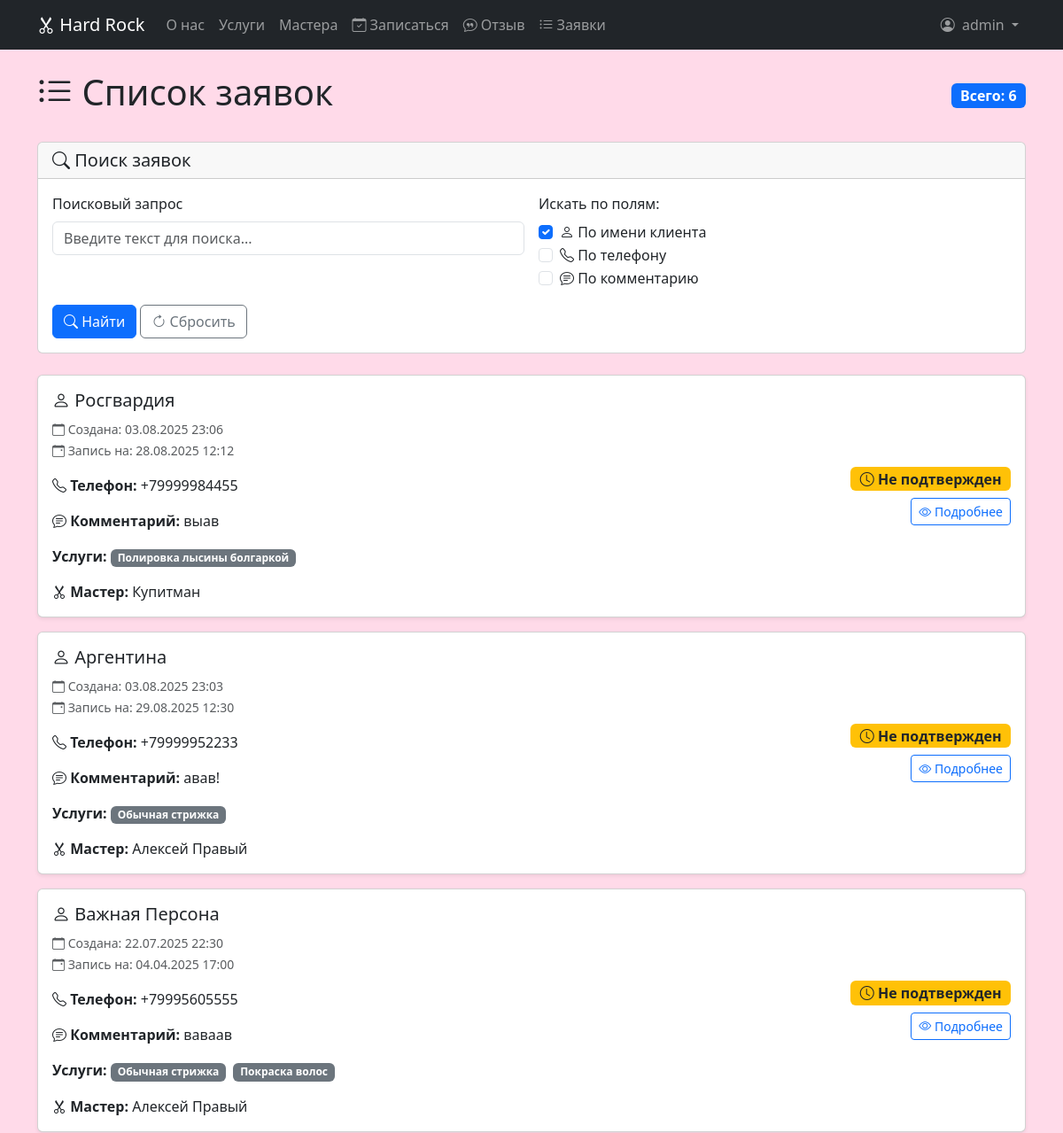
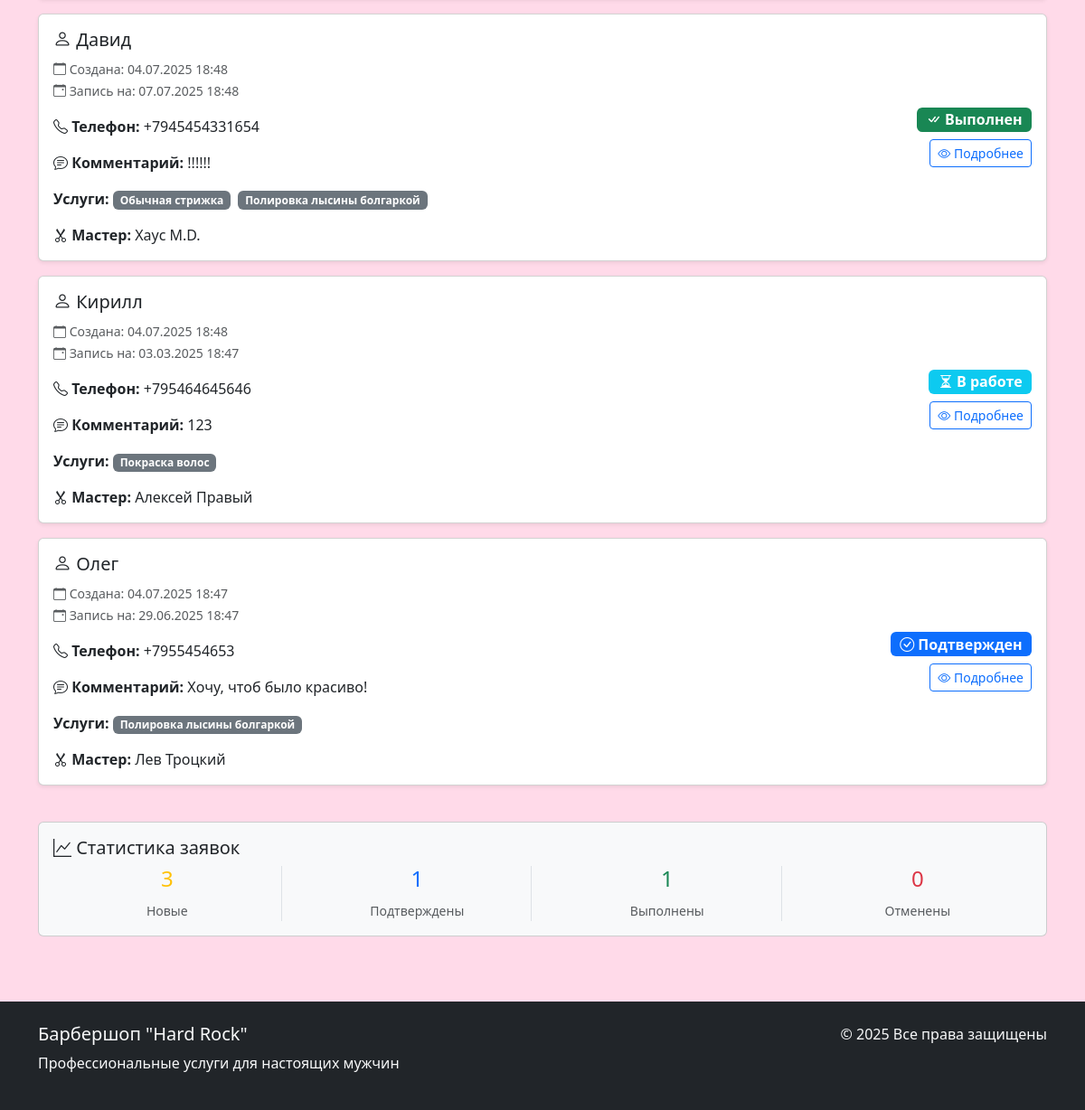
Screenshot of /orders/ (signed in) with the database file from the repository (2 pictures, top to bottom).
### core/models.py (models this page shows, shortened)
class Order(models.Model):
    STATUS_CHOICES = [
        ('not_approved', 'Не подтвержден'),
        ('approved', 'Подтвержден'),
        ('in_progress', 'В работе'),
        ('completed', 'Выполнен'),
        ('cancelled', 'Отменен'),
    ]
    client_name = models.CharField(max_length=100, verbose_name="Имя клиента")
    phone = models.CharField(max_length=20, verbose_name="Телефон")
    comment = models.TextField(blank=True, verbose_name="Комментарий")
    status = models.CharField(
        max_length=50,
        choices=STATUS_CHOICES,
        default="not_approved",
        verbose_name="Статус"
    )
    date_created = models.DateTimeField(auto_now_add=True, verbose_name="Дата создания")
    date_updated = models.DateTimeField(auto_now=True, verbose_name="Дата обновления")
    master = models.ForeignKey(
        Master,
        on_delete=models.SET_NULL,
        null=True,
        blank=True,
        verbose_name="Мастер"
    )
    services = models.ManyToManyField(Service, related_name="orders", verbose_name="Услуги")
    appointment_date = models.DateTimeField(verbose_name="Дата и время записи")
    class Meta:
        verbose_name = "Заказ"
        verbose_name_plural = "Заказы"
        ordering = ['-date_created']

class Service(models.Model):
    name = models.CharField(max_length=200, verbose_name="Название")
    description = models.TextField(blank=True, verbose_name="Описание")
    price = models.DecimalField(max_digits=10, decimal_places=2, verbose_name="Цена")
    duration = models.PositiveIntegerField(verbose_name="Длительность", help_text="Время выполнения в минутах")
    is_popular = models.BooleanField(default=False, verbose_name="Популярная услуга")
    image = models.ImageField(upload_to="services/", blank=True, verbose_name="Изображение")
    class Meta:
        verbose_name = "Услуга"
        verbose_name_plural = "Услуги"
        ordering = ['name']

class Master(models.Model):
    name = models.CharField(max_length=150, verbose_name="Имя")
    photo = models.ImageField(upload_to="masters/", blank=True, verbose_name="Фотография")
    phone = models.CharField(max_length=20, verbose_name="Телефон")
    address = models.CharField(max_length=255, verbose_name="Адрес")
    experience = models.PositiveIntegerField(verbose_name="Стаж работы", help_text="Опыт работы в годах")
    services = models.ManyToManyField(Service, related_name="masters", verbose_name="Услуги")
    is_active = models.BooleanField(default=True, verbose_name="Активен")
    class Meta:
        verbose_name = "Мастер"
        verbose_name_plural = "Мастера"
        ordering = ['name']

### core/views.py (the view, shortened to what this page needs)
# urls.py: path('orders/', OrdersListView.as_view(), name='orders_list'),
class OrdersListView(LoginRequiredMixin, UserPassesTestMixin, ListView):
    model = Order
    template_name = 'orders_list.html'
    context_object_name = 'orders'
    ordering = ['-date_created']
    def test_func(self):
        return self.request.user.is_staff
    def get_queryset(self):
        queryset = super().get_queryset().select_related('master').prefetch_related('services')
        search_query = self.request.GET.get('search', '')
        return queryset
    def get_context_data(self, **kwargs):
        context = super().get_context_data(**kwargs)
        queryset = self.get_queryset()
        context.update({
            'title': 'Список заявок',
            'new_orders_count': queryset.filter(status='not_approved').count(),
            'confirmed_orders_count': queryset.filter(status='approved').count(),
            'completed_orders_count': queryset.filter(status='completed').count(),
            'cancelled_orders_count': queryset.filter(status='cancelled').count(),
            'search_query': self.request.GET.get('search', ''),
            'search_by_name': self.request.GET.get('search_by_name', 'on'),
            'search_by_phone': self.request.GET.get('search_by_phone', ''),
            'search_by_comment': self.request.GET.get('search_by_comment', ''),
        })
        return context

### core/context_processors.py (called while the page is built)
def menu_context(request):
    context = {
        'site_name': 'Барбершоп "Hard Rock"',
        'current_year': 2025,
        'menu_items': [
            {'name': 'О нас', 'url': '#about', 'anchor': True},
            {'name': 'Услуги', 'url': '#services', 'anchor': True},
            {'name': 'Мастера', 'url': '#masters', 'anchor': True},
            {'name': 'Запись', 'url': '#booking', 'anchor': True},
        ]
    }
    if request.user.is_authenticated and request.user.is_staff:
        context['staff_menu_items'] = [
            {'name': 'Заявки', 'url': 'orders_list', 'icon': 'bi-list-ul'},
        ]
    return context

### templates/orders_list.html (shortened to what this page needs)
{% extends "base.html" %}
{% load static %}
{% block content %}
<div class="container py-4">
    <div class="d-flex justify-content-between align-items-center mb-4">
        <h1>
            <i class="bi bi-list-ul"></i> Список заявок
        </h1>
        <div>
            <span class="badge bg-primary fs-6">Всего: {{ orders|length }}</span>
        </div>
    </div>
    <div class="card mb-4">
        <div class="card-header">
            <h5 class="mb-0">
                <i class="bi bi-search"></i> Поиск заявок
            </h5>
        </div>
        <div class="card-body">
            <form method="get" class="row g-3">
                <div class="col-md-6">
                    <label for="search" class="form-label">Поисковый запрос</label>
                    <input type="text" class="form-control" id="search" name="search" value="{{ search_query }}" placeholder="Введите текст для поиска...">
                </div>
                <div class="col-md-6">
                    <label class="form-label">Искать по полям:</label>
                    <div class="form-check">
                        <input class="form-check-input" type="checkbox" name="search_by_name" id="search_by_name" {% if search_by_name %}checked{% endif %}>
                        <label class="form-check-label" for="search_by_name">
                            <i class="bi bi-person"></i> По имени клиента
                        </label>
                    </div>
                    <div class="form-check">
                        <input class="form-check-input" type="checkbox" name="search_by_phone" id="search_by_phone" {% if search_by_phone %}checked{% endif %}>
                        <label class="form-check-label" for="search_by_phone">
                            <i class="bi bi-telephone"></i> По телефону
                        </label>
                    </div>
                    <div class="form-check">
                        <input class="form-check-input" type="checkbox" name="search_by_comment" id="search_by_comment" {% if search_by_comment %}checked{% endif %}>
                        <label class="form-check-label" for="search_by_comment">
                            <i class="bi bi-chat-text"></i> По комментарию
                        </label>
                    </div>
                </div>
                <div class="col-12">
                    <button type="submit" class="btn btn-primary">
                        <i class="bi bi-search"></i> Найти
                    </button>
                    <a href="{% url 'orders_list' %}" class="btn btn-outline-secondary">
                        <i class="bi bi-arrow-clockwise"></i> Сбросить
                    </a>
                </div>
            </form>
        </div>
    </div>
    {% if orders %}
        <div class="row">
            <div class="col-12">
                {% for order in orders %}
                    <div class="card mb-3 shadow-sm">
                        <div class="card-body">
                            <div class="row align-items-center">
                                <div class="col-md-8">
                                    <h5 class="card-title">
                                        <i class="bi bi-person"></i> {{ order.client_name }}
                                    </h5>
                                    <p class="card-text">
                                        <small class="text-muted">
                                            <i class="bi bi-calendar"></i> Создана: {{ order.date_created|date:"d.m.Y H:i" }}
                                        </small>
                                        {% if order.appointment_date %}
                                        <br>
                                        <small class="text-muted">
                                            <i class="bi bi-calendar-event"></i> Запись на: {{ order.appointment_date|date:"d.m.Y H:i" }}
                                        </small>
                                        {% endif %}
                                    </p>
                                    <p class="card-text">
                                        <i class="bi bi-telephone"></i> <strong>Телефон:</strong> {{ order.phone }}
                                    </p>
                                    {% if order.comment %}
                                    <p class="card-text">
                                        <i class="bi bi-chat-text"></i> <strong>Комментарий:</strong> {{ order.comment|truncatewords:10 }}
                                    </p>
                                    {% endif %}
                                    <p class="card-text">
                                        <strong>Услуги:</strong>
                                        {% for service in order.services.all %}
                                            <span class="badge bg-secondary me-1">{{ service.name }}</span>
                                        {% empty %}
                                            <span class="text-muted">Не указаны</span>
                                        {% endfor %}
                                    </p>
                                    {% if order.master %}
                                    <p class="card-text">
                                        <i class="bi bi-scissors"></i> <strong>Мастер:</strong> {{ order.master.name }}
                                    </p>
                                    {% endif %}
                                </div>
                                <div class="col-md-4 text-md-end">
                                    {% if order.status == 'not_approved' %}
                                        <span class="badge bg-warning text-dark fs-6 mb-2">
                                            <i class="bi bi-clock"></i> Не подтвержден
                                        </span>
                                    {% elif order.status == 'approved' %}
                                        <span class="badge bg-primary fs-6 mb-2">
                                            <i class="bi bi-check-circle"></i> Подтвержден
                                        </span>
                                    {% elif order.status == 'in_progress' %}
                                        <span class="badge bg-info fs-6 mb-2">
                                            <i class="bi bi-hourglass-split"></i> В работе
                                        </span>
                                    {% elif order.status == 'completed' %}
                                        <span class="badge bg-success fs-6 mb-2">
                                            <i class="bi bi-check-all"></i> Выполнен
                                        </span>
                                    {% elif order.status == 'cancelled' %}
                                        <span class="badge bg-danger fs-6 mb-2">
                                            <i class="bi bi-x-circle"></i> Отменен
                                        </span>
                                    {% else %}
                                        <span class="badge bg-secondary fs-6 mb-2">
                                            {{ order.get_status_display }}
                                        </span>
                                    {% endif %}
                                    <br>
                                    <a href="{% url 'order_detail' order.id %}" class="btn btn-outline-primary btn-sm">
                                        <i class="bi bi-eye"></i> Подробнее
                                    </a>
                                </div>
                            </div>
                        </div>
                    </div>
                {% endfor %}
            </div>
        </div>
        <div class="row mt-4">
            <div class="col-12">
                <div class="card bg-light">
                    <div class="card-body">
                        <h5 class="card-title">
                            <i class="bi bi-graph-up"></i> Статистика заявок
                        </h5>
                        <div class="row text-center">
                            <div class="col-md-3">
                                <div class="border-end">
                                    <h4 class="text-warning">{{ new_orders_count|default:0 }}</h4>
                                    <small class="text-muted">Новые</small>
                                </div>
                            </div>
                            <div class="col-md-3">
                                <div class="border-end">
                                    <h4 class="text-primary">{{ confirmed_orders_count|default:0 }}</h4>
                                    <small class="text-muted">Подтверждены</small>
                                </div>
                            </div>
                            <div class="col-md-3">
                                <div class="border-end">
                                    <h4 class="text-success">{{ completed_orders_count|default:0 }}</h4>
                                    <small class="text-muted">Выполнены</small>
                                </div>
                            </div>
                            <div class="col-md-3">
                                <h4 class="text-danger">{{ cancelled_orders_count|default:0 }}</h4>
                                <small class="text-muted">Отменены</small>
                            </div>
                        </div>
                    </div>
                </div>
            </div>
        </div>
    {% endif %}
</div>
{% endblock %}

### templates/includes/navbar.html (shortened to what this page needs)
<nav class="navbar navbar-expand-lg navbar-dark bg-dark">
    <div class="container">
        <a class="navbar-brand" href="{% url 'landing' %}">
            <i class="bi bi-scissors"></i> Hard Rock
        </a>
        <div class="collapse navbar-collapse" id="navbarNav">
            <ul class="navbar-nav me-auto">
                <li class="nav-item">
                    <a class="nav-link" href="{% url 'landing' %}#about">О нас</a>
                </li>
                <li class="nav-item">
                    <a class="nav-link" href="{% url 'landing' %}#services">Услуги</a>
                </li>
                <li class="nav-item">
                    <a class="nav-link" href="{% url 'landing' %}#masters">Мастера</a>
                </li>
                <li class="nav-item">
                    <a class="nav-link" href="{% url 'create_order' %}">
                        <i class="bi bi-calendar-check"></i> Записаться
                    </a>
                </li>
                <li class="nav-item">
                    <a class="nav-link" href="{% url 'create_review' %}">
                        <i class="bi bi-chat-quote"></i> Отзыв
                    </a>
                </li>
                {% if user.is_staff %}
                <li class="nav-item">
                    <a class="nav-link" href="{% url 'orders_list' %}">
                        <i class="bi bi-list-ul"></i> Заявки
                    </a>
                </li>
                {% endif %}
            </ul>
            <ul class="navbar-nav align-items-center">
                {% if user.is_authenticated %}
                <li class="nav-item dropdown">
                    <a class="nav-link dropdown-toggle" href="#" role="button" data-bs-toggle="dropdown">
                        <i class="bi bi-person-circle me-1"></i> {{ user.username }}
                    </a>
                </li>
                {% endif %}
            </ul>
        </div>
    </div>
</nav>

### static/css/main.css (style rules this page uses)
body { background-color: rgb(255, 218, 233); }

### rows the page displays
Order: client_name "Росгвардия", date_created "03.08.2025 23:06", appointment_date "28.08.2025 12:12", phone "+79999984455", comment "выав", master.name "Купитман", status "not_approved" (drawn)
Service: name "Полировка лысины болгаркой"
Order: client_name "Аргентина", date_created "03.08.2025 23:03", appointment_date "29.08.2025 12:30", phone "+79999952233", comment "авав!", master.name "Алексей Правый", status "not_approved" (drawn)
Service: name "Обычная стрижка"
Order: client_name "Важная Персона", date_created "22.07.2025 22:30", appointment_date "04.04.2025 17:00", phone "+79995605555", comment "ваваав", master.name "Алексей Правый", status "not_approved" (drawn)
Service: name "Покраска волос"
Order: client_name "Давид", date_created "04.07.2025 18:48", appointment_date "07.07.2025 18:48", phone "+7945454331654", comment "!!!!!!", master.name "Хаус M.D.", status "completed" (drawn)
Order: client_name "Кирилл", date_created "04.07.2025 18:48", appointment_date "03.03.2025 18:47", phone "+795464645646", comment "123", master.name "Алексей Правый", status "in_progress" (drawn)
Order: client_name "Олег", date_created "04.07.2025 18:47", appointment_date "29.06.2025 18:47", phone "+7955454653", comment "Хочу, чтоб было красиво!", master.name "Лев Троцкий", status "approved" (drawn)

### other values shown
{{ user.username }} "admin"
{{ orders|length }} "6"
{{ new_orders_count|default:0 }} "3"
{{ confirmed_orders_count|default:0 }} "1"
{{ completed_orders_count|default:0 }} "1"
{{ cancelled_orders_count|default:0 }} "0"
